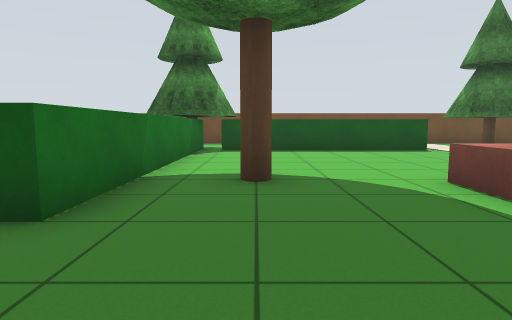
view 1 (above)

21 first-person views from a walk through a world built for the Gazebo simulator. The camera is 0.74 m above the floor, tilts 6° down and sees 75° across. The lines on the ground mark 1 m squares. The floor is counted in squares, 1 m on a side. Each view is taken from the middle of a square. On the plan, view 1 faces up. The plan holds only what a view shows up to about 11 squares ahead; the rest is blank. Simple shapes stand in for some stock models. Surface patterns are stand-ins for the level's own textures.

view 2
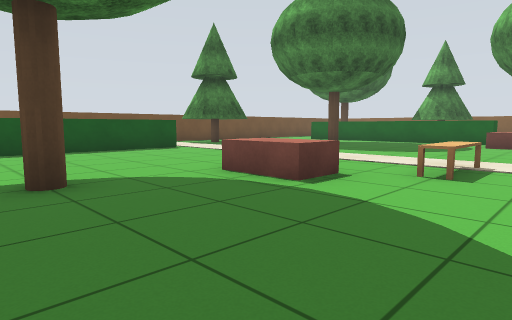

view 3
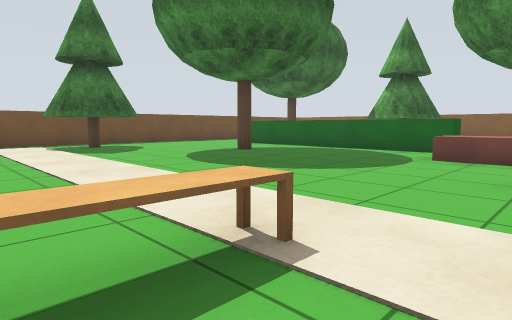

view 4
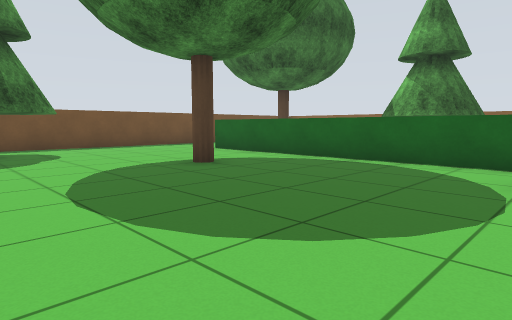

view 5
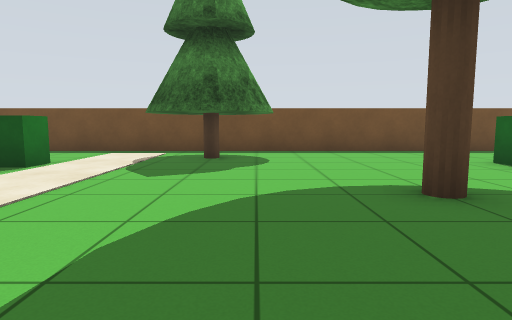

view 6
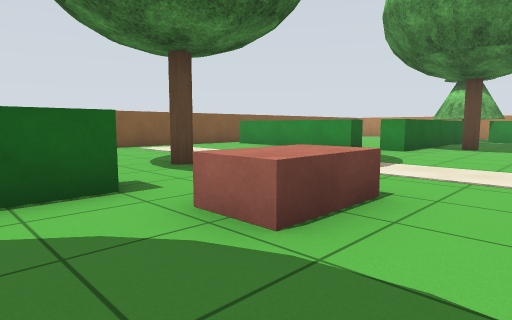

view 7
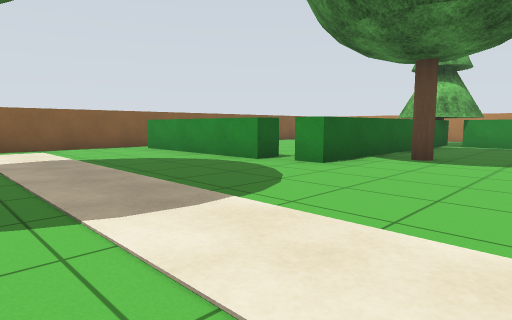

view 8
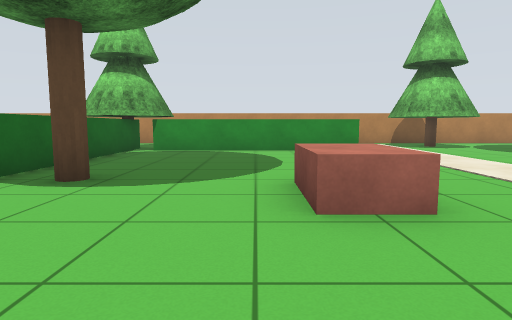

view 9
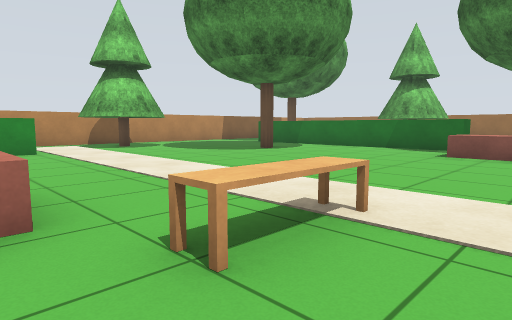

view 10
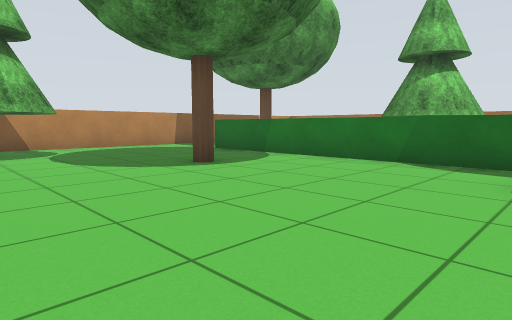

view 11
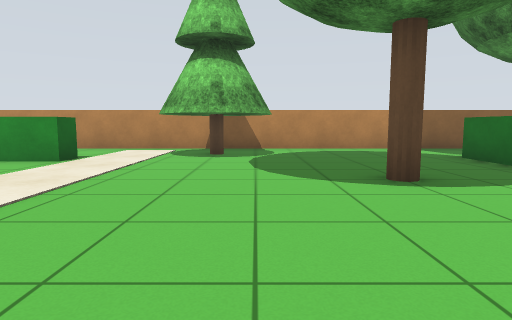

view 12
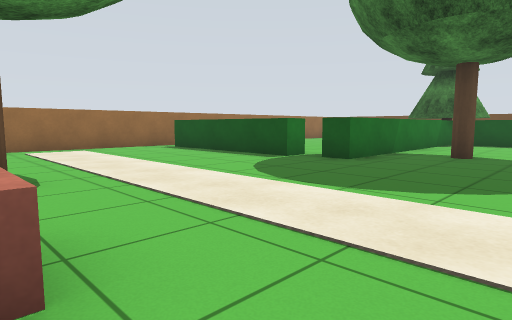

view 13
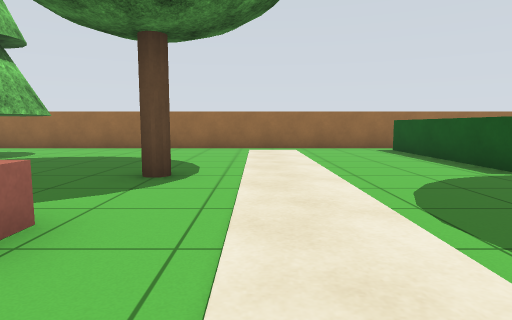

view 14
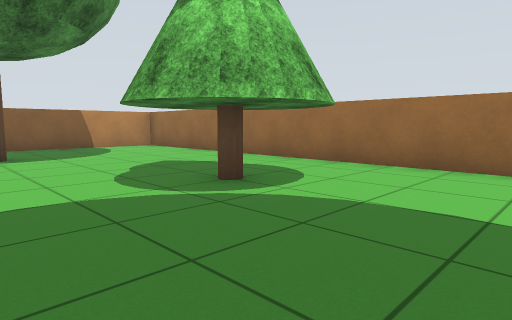

view 15
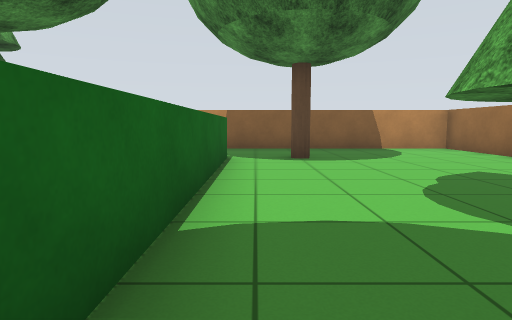

view 16
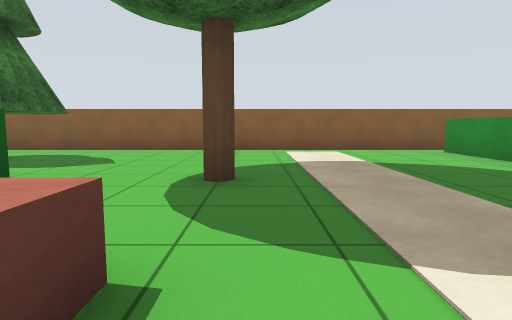

view 17
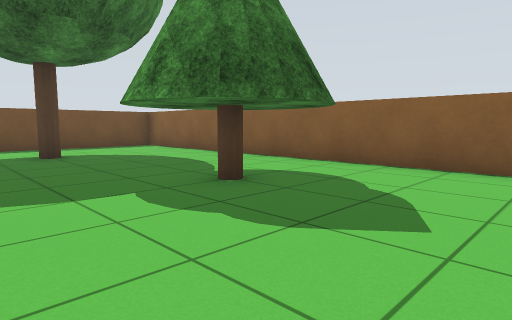

view 18
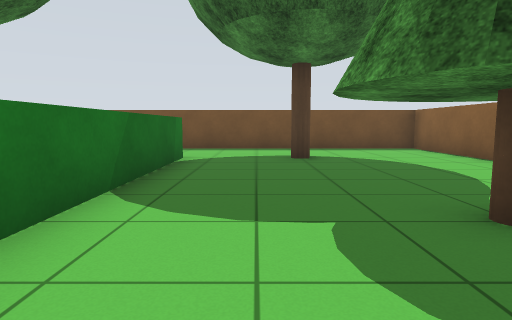

view 19
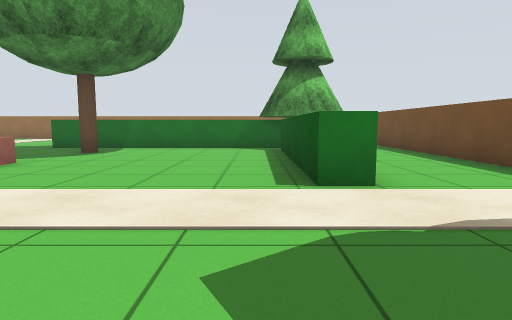

view 20
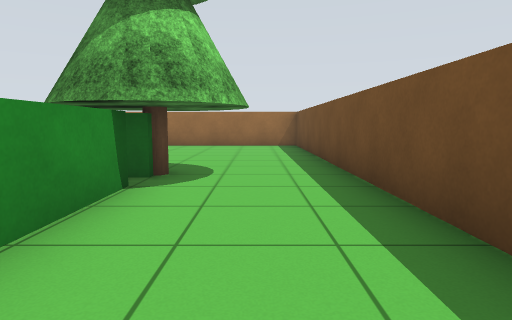

view 21
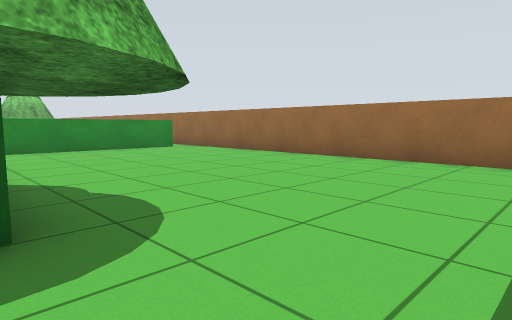

### Floor plan
Points are (right, up) in squares from view 1. A wall is a line through its corners. A room is listed if a view was taken in it or the views show most of it. See-through windows are left out.
Room 1 (views 1, 2, 3, 4, 5, 6, 7, 8, 9, 10, 11, 12, 13, 14, 15, 16, 17, 18, 19, 20, 21)
walls: (-2.4, -5.5) (-1.7, -5.5) (-1.7, -13.5); (14.4, 2.5) (13.7, 2.5) (13.7, 10.5); (15.1, -5.9) (15.1, -5.2) (20.1, -5.2); (-3.1, 2.9) (-3.1, 2.2) (-8.1, 2.2); (7, -13.5) (7, -12.7) (12.5, -12.7); (5, 10.5) (5, 9.7) (-0.5, 9.7); (13.7, -13.5) (13.7, -5.5) (14.4, -5.5); (-0.5, 10.5) (1.1, 10.5); (-2.4, -13.5) (-2.4, -6.8); (-7.6, 2.9) (-3.4, 2.9); (-2.4, 10.5) (-1.7, 10.5) (-1.7, 2.5) (-2.4, 2.5); (14.4, 10.5) (14.4, 5); (21, -7.6) (21, 13.5) (-8.1, 13.5); (-9, 12.1) (-9, -16.4) (11, -16.4)
ways out: gap at (15, -6)
objects: pine tree (-7, -10) to (-5, -7); oak tree (-4, -14); oak tree (-3, -4); pine tree (-3, 10) to (-1, 12); red box (0, -5) to (0, -4); oak tree (0, 4); oak tree (1, -11); pine tree (3, -15) to (5, -13); red box (3, 3) to (3, 4); bench (4, 1) to (5, 1); bench (7, -5) to (8, -4); pine tree (7, 10) to (9, 12); red box (9, -7) to (9, -6); oak tree (11, 7); oak tree (12, -8) to (13, -7); red box (12, 1) to (12, 2); pine tree (13, -14) to (15, -13); oak tree (15, 0) to (16, 1); pine tree (17, 4) to (19, 7); oak tree (17, 10)

Where each view was taken, in squares from view 1:
view 1: 0 up, 0 right, facing up
view 2: 0 up, 1 left, facing up-right
view 3: 0 up, 4 right, facing up-right
view 4: 2 up, 7 right, facing up-right
view 5: 4 up, 9 right, facing up
view 6: 4 up, 10 right, facing down-right
view 7: 0 up, 10 right, facing down-right
view 8: 3 down, 10 right, facing down
view 9: 3 down, 9 right, facing down-left
view 10: 5 down, 5 right, facing down-left
view 11: 6 down, 3 right, facing down
view 12: 4 down, 2 right, facing up-left
view 13: 2 down, 2 right, facing left
view 14: 5 down, 3 left, facing down-left
view 15: 6 down, 3 left, facing down
view 16: 0 up, 11 right, facing right
view 17: 2 up, 15 right, facing up-right
view 18: 3 up, 16 right, facing up
view 19: 9 up, 9 right, facing left
view 20: 12 up, 3 right, facing left
view 21: 13 up, 2 left, facing down-left
